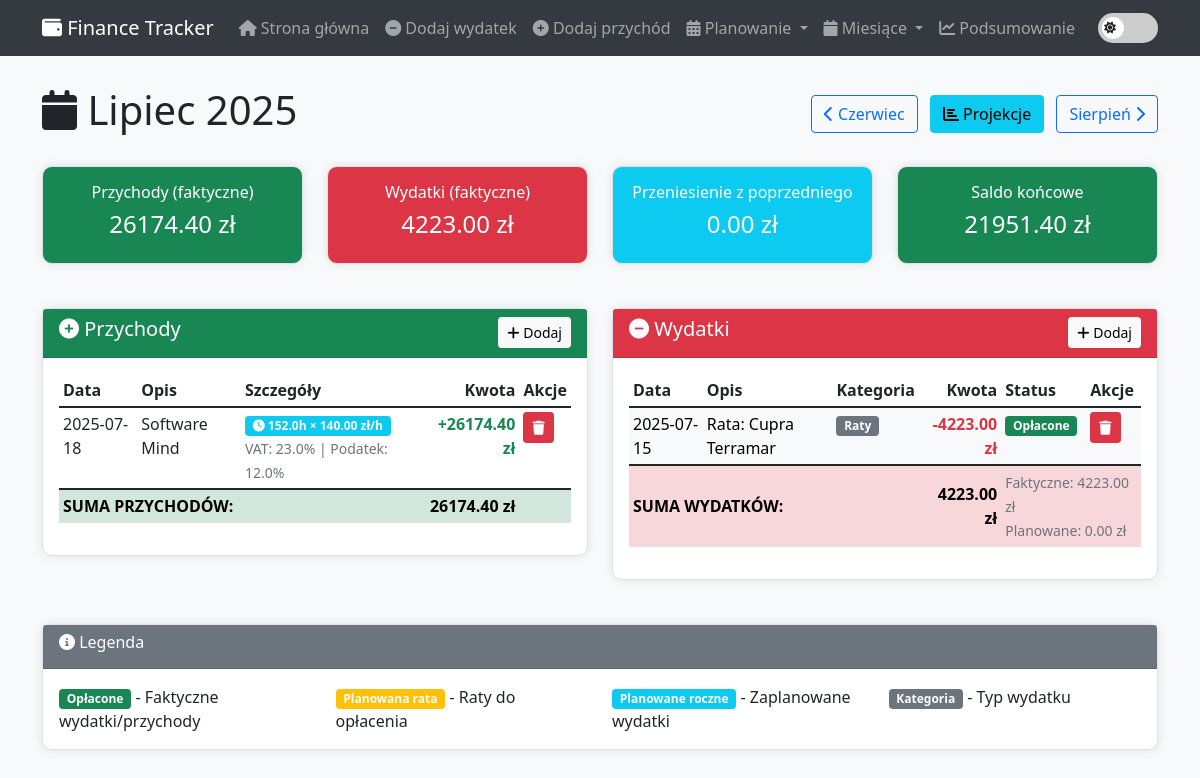
/month/2025/7, run on an earlier commit of the app's database.
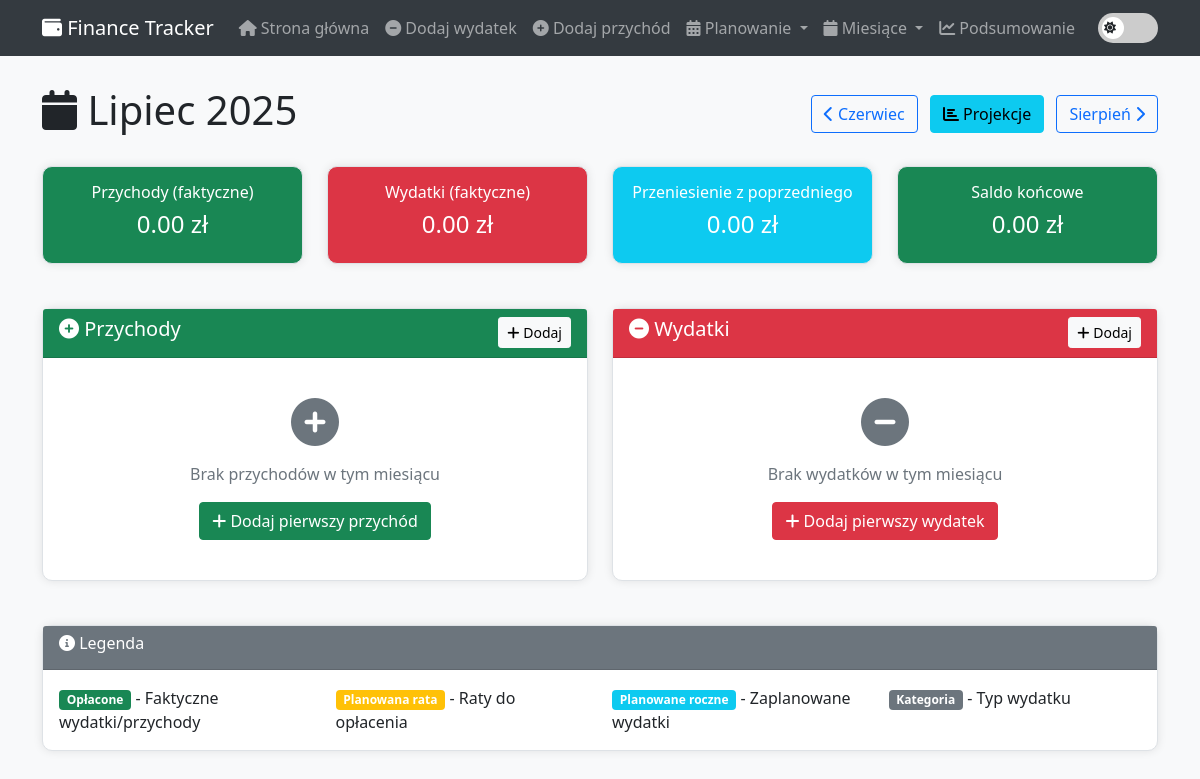
And on a later commit of the database.
### tables this page shows
CREATE TABLE income (
            id INTEGER PRIMARY KEY AUTOINCREMENT,
            description TEXT NOT NULL,
            amount REAL NOT NULL,
            date TEXT NOT NULL,
            hours REAL,
            hourly_rate REAL,
            vat_rate REAL DEFAULT 23.0,
            tax_rate REAL DEFAULT 12.0,
            created_at TEXT DEFAULT CURRENT_TIMESTAMP
        );

CREATE TABLE expenses (
            id INTEGER PRIMARY KEY AUTOINCREMENT,
            description TEXT NOT NULL,
            amount REAL NOT NULL,
            category TEXT,
            date TEXT NOT NULL,
            is_recurring BOOLEAN DEFAULT 0,
            recurring_months INTEGER DEFAULT 1,
            created_at TEXT DEFAULT CURRENT_TIMESTAMP
        );

### app.py (the view, shortened to what this page needs)
@app.route('/month/<int:year>/<int:month>')
def month_detail(year, month):
    conn = get_db_connection()
    month_start = f"{year}-{month:02d}-01"
    if month == 12:
        next_month_start = f"{year+1}-01-01"
    else:
        next_month_start = f"{year}-{month+1:02d}-01"
    actual_income = conn.execute('''
        SELECT *, 'actual' as source FROM income
        WHERE date >= ? AND date < ?
        ORDER BY date
    ''', (month_start, next_month_start)).fetchall()
    actual_expenses = conn.execute('''
        SELECT *, 'actual' as source FROM expenses
        WHERE date >= ? AND date < ?
        ORDER BY date
    ''', (month_start, next_month_start)).fetchall()
    planned_lease_expenses = []
    leases = conn.execute('''
        SELECT * FROM leases
        WHERE installments_paid < total_installments
    ''').fetchall()
    for lease in leases:
        start_date = datetime.strptime(lease['start_date'], '%Y-%m-%d')
        projection_date = datetime(year, month, 1)
        months_diff = (projection_date.year - start_date.year) * 12 + (projection_date.month - start_date.month)
    planned_yearly_expenses = conn.execute('''
        SELECT *, 'yearly_planned' as source FROM yearly_planned
        WHERE is_paid = 0
        AND planned_date >= ? AND planned_date < ?
        ORDER BY planned_date
    ''', (month_start, next_month_start)).fetchall()
    projection = conn.execute('''
        SELECT * FROM monthly_projections WHERE year = ? AND month = ?
    ''', (year, month)).fetchone()
    if month == 1:
        prev_year, prev_month = year - 1, 12
    else:
        prev_year, prev_month = year, month - 1
    prev_projection = conn.execute('''
        SELECT * FROM monthly_projections WHERE year = ? AND month = ?
    ''', (prev_year, prev_month)).fetchone()
    carryover = 0
    if prev_projection:
        carryover = (prev_projection['planned_income'] - prev_projection['planned_expenses'] -
                    (prev_projection['savings_transfer'] or 0))
    total_actual_income = sum(float(item['amount']) for item in actual_income)
    total_actual_expenses = sum(float(item['amount']) for item in actual_expenses)
    total_planned_lease = sum(float(item['amount']) for item in planned_lease_expenses)
    total_planned_yearly = sum(float(item['amount']) for item in planned_yearly_expenses)
    month_names = ['', 'Styczeń', 'Luty', 'Marzec', 'Kwiecień', 'Maj', 'Czerwiec',
                   'Lipiec', 'Sierpień', 'Wrzesień', 'Październik', 'Listopad', 'Grudzień']
    conn.close()
    return render_template('month_detail.html',
                         year=year,
                         month=month,
                         month_name=month_names[month],
                         actual_income=actual_income,
                         actual_expenses=actual_expenses,
                         planned_lease_expenses=planned_lease_expenses,
                         planned_yearly_expenses=planned_yearly_expenses,
                         projection=projection,
                         carryover=carryover,
                         total_actual_income=total_actual_income,
                         total_actual_expenses=total_actual_expenses,
                         total_planned_lease=total_planned_lease,
                         total_planned_yearly=total_planned_yearly)

### app.py (called while the page is built)
@app.context_processor
def inject_current_date():
    now = datetime.now()
    return dict(current_year=now.year, current_month=now.month)

def get_db_connection():
    conn = sqlite3.connect(DATABASE)
    conn.row_factory = sqlite3.Row
    return conn

### templates/month_detail.html (shortened to what the changed rows need)
{% extends "base.html" %}
{% block content %}
<div class="row">
    <div class="col-md-12">
        <div class="d-flex justify-content-between align-items-center mb-4">
            <h1>
                <i class="fas fa-calendar"></i> {{ month_name }} {{ year }}
            </h1>
        </div>
    </div>
</div>
<div class="row mb-4">
    <div class="col-md-3">
        <div class="card bg-success text-white">
            <div class="card-body text-center">
                <h6>Przychody (faktyczne)</h6>
                <h4>{{ "%.2f"|format(total_actual_income) }} zł</h4>
            </div>
        </div>
    </div>
    <div class="col-md-3">
        <div class="card bg-danger text-white">
            <div class="card-body text-center">
                <h6>Wydatki (faktyczne)</h6>
                <h4>{{ "%.2f"|format(total_actual_expenses) }} zł</h4>
            </div>
        </div>
    </div>
    <div class="col-md-3">
        <div class="card {% if (total_actual_income + carryover - total_actual_expenses) >= 0 %}bg-success{% else %}bg-warning{% endif %} text-white">
            <div class="card-body text-center">
                <h6>Saldo końcowe</h6>
                <h4>{{ "%.2f"|format(total_actual_income + carryover - total_actual_expenses) }} zł</h4>
            </div>
        </div>
    </div>
</div>
<div class="row">
    <div class="col-md-6">
        <div class="card">
            <div class="card-body">
                {% if actual_income %}
                <div class="table-responsive">
                    <table class="table table-sm">
                        <thead>
                            <tr>
                                <th>Data</th>
                                <th>Opis</th>
                                <th>Szczegóły</th>
                                <th class="text-end">Kwota</th>
                                <th>Akcje</th>
                            </tr>
                        </thead>
                        <tbody>
                            {% for income in actual_income %}
                            <tr>
                                <td>{{ income.date }}</td>
                                <td>{{ income.description }}</td>
                                <td>
                                    {% if income.hours %}
                                        <span class="badge bg-info"
                                              data-bs-toggle="tooltip"
                                              data-bs-placement="top"
                                              title="Brutto: {{ "%.2f"|format(income.hours * income.hourly_rate) }} zł | VAT: {{ "%.2f"|format(income.hours * income.hourly_rate * income.vat_rate / 100) }} zł | Podatek: {{ "%.2f"|format(income.hours * income.hourly_rate * income.tax_rate / 100) }} zł">
                                            <i class="fas fa-clock"></i> {{ income.hours }}h × {{ "%.2f"|format(income.hourly_rate) }} zł/h
                                        </span>
                                        <br><small class="text-muted">VAT: {{ income.vat_rate }}% | Podatek: {{ income.tax_rate }}%</small>
                                    {% else %}
                                        <span class="badge bg-secondary">
                                            <i class="fas fa-hand-holding-usd"></i> Stała kwota
                                        </span>
                                    {% endif %}
                                </td>
                                <td class="text-end text-success"><strong>+{{ "%.2f"|format(income.amount) }} zł</strong></td>
                                <td>
                                    <a href="{{ url_for('delete_income', id=income.id) }}"
                                       class="btn btn-danger btn-sm"
                                       onclick="return confirm('Czy na pewno chcesz usunąć?')">
                                        <i class="fas fa-trash"></i>
                                    </a>
                                </td>
                            </tr>
                            {% endfor %}
                        </tbody>
                        <tfoot>
                            <tr class="table-success">
                                <td colspan="3"><strong>SUMA PRZYCHODÓW:</strong></td>
                                <td class="text-end"><strong>{{ "%.2f"|format(total_actual_income) }} zł</strong></td>
                                <td></td>
                            </tr>
                        </tfoot>
                    </table>
                </div>
                {% else %}
                <div class="text-center py-4">
                    <i class="fas fa-plus-circle fa-3x text-muted mb-3"></i>
                    <p class="text-muted">Brak przychodów w tym miesiącu</p>
                    <a href="{{ url_for('add_month_income', year=year, month=month) }}" class="btn btn-success">
                        <i class="fas fa-plus"></i> Dodaj pierwszy przychód
                    </a>
                </div>
                {% endif %}
            </div>
        </div>
    </div>
    <div class="col-md-6">
        <div class="card">
            <div class="card-body">
                {% if actual_expenses or planned_lease_expenses or planned_yearly_expenses %}
                <div class="table-responsive">
                    <table class="table table-sm">
                        <thead>
                            <tr>
                                <th>Data</th>
                                <th>Opis</th>
                                <th>Kategoria</th>
                                <th class="text-end">Kwota</th>
                                <th>Status</th>
                                <th>Akcje</th>
                            </tr>
                        </thead>
                        <tbody>
                            {% for expense in actual_expenses %}
                            <tr class="table-light">
                                <td>{{ expense.date }}</td>
                                <td>{{ expense.description }}</td>
                                <td><span class="badge bg-secondary">{{ expense.category or 'Brak' }}</span></td>
                                <td class="text-end text-danger"><strong>-{{ "%.2f"|format(expense.amount) }} zł</strong></td>
                                <td><span class="badge bg-success">Opłacone</span></td>
                                <td>
                                    <a href="{{ url_for('delete_expense', id=expense.id) }}"
                                       class="btn btn-danger btn-sm"
                                       onclick="return confirm('Czy na pewno chcesz usunąć?')">
                                        <i class="fas fa-trash"></i>
                                    </a>
                                </td>
                            </tr>
                            {% endfor %}
                        </tbody>
                        <tfoot>
                            <tr class="table-danger">
                                <td colspan="3"><strong>SUMA WYDATKÓW:</strong></td>
                                <td class="text-end"><strong>{{ "%.2f"|format(total_actual_expenses + total_planned_lease + total_planned_yearly) }} zł</strong></td>
                                <td colspan="2">
                                    <small class="text-muted">
                                        Faktyczne: {{ "%.2f"|format(total_actual_expenses) }} zł<br>
                                        Planowane: {{ "%.2f"|format(total_planned_lease + total_planned_yearly) }} zł
                                    </small>
                                </td>
                            </tr>
                        </tfoot>
                    </table>
                </div>
                {% else %}
                <div class="text-center py-4">
                    <i class="fas fa-minus-circle fa-3x text-muted mb-3"></i>
                    <p class="text-muted">Brak wydatków w tym miesiącu</p>
                    <a href="{{ url_for('add_month_expense', year=year, month=month) }}" class="btn btn-danger">
                        <i class="fas fa-plus"></i> Dodaj pierwszy wydatek
                    </a>
                </div>
                {% endif %}
            </div>
        </div>
    </div>
</div>
{% endblock %}

What changed in the data, as far as the page shows it:
removed income: date "2025-07-18", description "Software Mind", hours "152.0", hourly_rate "140.00", vat_rate "23.0", tax_rate "12.0", amount "26174.40"
removed expenses: date "2025-07-15", description "Rata: Cupra Terramar", category "Raty", amount "4223.00"
Also different on the page:
{{ "%.2f"|format(total_actual_income) }}: "26174.40" → "0.00"
{{ "%.2f"|format(total_actual_expenses) }}: "4223.00" → "0.00"
{{ "%.2f"|format(total_actual_income + carryover - total_actual_expenses) }}: "21951.40" → "0.00"
{{ "%.2f"|format(total_actual_income) }}: "26174.40" → (not shown)
{{ "%.2f"|format(total_actual_expenses) }}: "4223.00" → (not shown)
{{ "%.2f"|format(total_planned_lease + total_planned_yearly) }}: "0.00" → (not shown)
text no longer shown: "Data Opis Szczegóły Kwota Akcje SUMA PRZYCHODÓW: zł Data Opis Kategoria Kwota Status Akcje SUMA WYDATKÓW: 4223.00 zł Faktyczne: zł Planowane: zł"
text now shown: "Brak przychodów w tym miesiącu Dodaj pierwszy przychód Brak wydatków w tym miesiącu Dodaj pierwszy wydatek"
